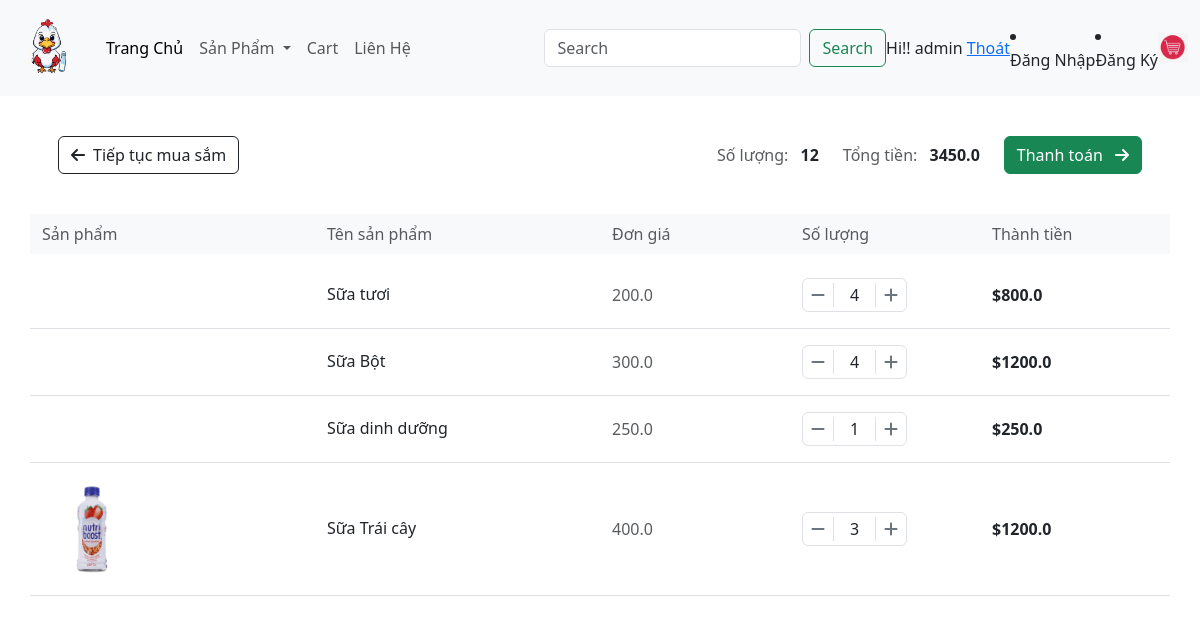
The app's page /cart/ (signed in), older data.
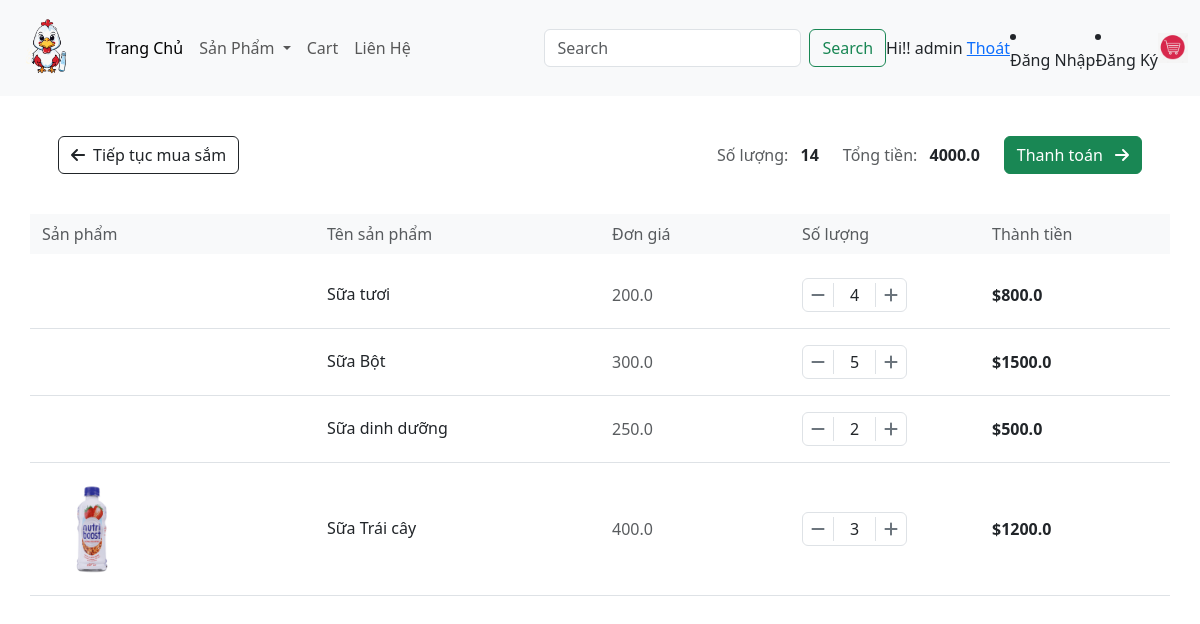
The same page, newer data.
### app/models.py (models this page shows, shortened)
class Order(models.Model):
    Customer = models.ForeignKey(User, on_delete=models.SET_NULL, null=True, blank=False)
    date_order = models.DateTimeField(auto_now_add=True)
    complete = models.BooleanField(default=False, null=True, blank=False)
    transaction_id = models.CharField(max_length=200, null = True)
    @property
    def get_cart_items(self):
        orderitems = self.orderitem_set.all()
        total = sum([item.quantity for item in orderitems ])
        return total
    @property
    def get_cart_total(self):
        orderitems = self.orderitem_set.all()
        total = sum([item.get_total for item in orderitems ])
        return total

class OrderItem(models.Model):
    product = models.ForeignKey(Product, on_delete=models.SET_NULL,blank=True, null=True)
    order = models.ForeignKey(Order, on_delete=models.SET_NULL,blank=True, null=True)
    quantity = models.IntegerField(default=0, null=True, blank=False)
    date_added = models.DateTimeField(auto_now_add=True)
    @property
    def get_total(self):
        total = self.product.price * self.quantity
        return total

class Product(models.Model):
    name = models.CharField(max_length=200, null=True)
    price = models.FloatField()
    digital = models.BooleanField(default=False, null=True, blank=False)
    image = models.ImageField(null=True, blank=True)
    @property
    def ImageURL(self):
        try:
            url = self.image.url
        except:
            url = ''
        return url

### app/views.py (the view)
# urls.py: path('cart/', views.cart, name="cart"),
def cart(request):
    if request.user.is_authenticated:
        customer = request.user
        order, created = Order.objects.get_or_create(Customer=customer, complete=False)
        items = order.orderitem_set.all()
    else:
        items = []
        order = {'get_cart_total':0, 'get_cart_items':0}
        order = {'order.get_cart_items':0,'order.get_cart_total':0}
    context = {'items': items, 'order': order}
    return render(request, 'app/cart.html', context)

### app/templates/app/cart.html (shortened to what this page needs)
{% extends 'app/base.html' %}
{% load static %}
{% block cart_content %}
<div class="container py-4" style='width:100%'>
	<div class="row mb-4">
		<div class="col-12">
			<div class="box-element p-3">
				<div class="d-flex justify-content-between align-items-center">
					<a class="btn btn-outline-dark" href="{% url 'home' %}">
						<i class="fas fa-arrow-left me-2"></i>Tiếp tục mua sắm
					</a>
					<div class="d-flex align-items-center">
						<div class="me-4">
							<span class="text-muted">Số lượng:</span>
							<strong class="ms-2">{{order.get_cart_items}}</strong>
						</div>
						<div class="me-4">
							<span class="text-muted">Tổng tiền:</span>
							<strong class="ms-2">{{order.get_cart_total}}</strong>
						</div>
						<a class="btn btn-success" href="{% url 'checkout' %}">
							Thanh toán <i class="fas fa-arrow-right ms-2"></i>
						</a>
					</div>
				</div>
			</div>
		</div>
	</div>
	<div class="row bg-light py-2 mb-2 d-none d-md-flex">
		<div class="col-md-3 text-muted">Sản phẩm</div>
		<div class="col-md-3 text-muted">Tên sản phẩm</div>
		<div class="col-md-2 text-muted">Đơn giá</div>
		<div class="col-md-2 text-muted">Số lượng</div>
		<div class="col-md-2 text-muted">Thành tiền</div>
	</div>
	{% for item in items %}
	<div class="row py-3 border-bottom align-items-center"data-product="{{item.product.id}}">
		<div class="col-md-3 col-6">
			<img class="img-fluid rounded" style="max-width: 100px;" src="{{item.product.ImageURL}}">
		</div>
		<div class="col-md-3 col-6">
			<h6 class="mb-0">{{item.product.name}}</h6>
		</div>
		<div class="col-md-2 col-4 mt-3 mt-md-0">
			<span class="text-muted">{{item.product.price}} </span>
		</div>
		<div class="col-md-2 col-4 mt-3 mt-md-0">
			<div class="quantity-wrapper d-flex align-items-center">
				<div class="quantity-controls d-flex align-items-center border rounded">
					<button class="btn btn-quantity px-2 py-1" data-action="remove">
						<i class="fas fa-minus"></i>
					</button>
					<span class="quantity px-3">{{item.quantity}}</span>
					<button class="btn btn-quantity px-2 py-1" data-action="add">
						<i class="fas fa-plus"></i>
					</button>
				</div>
			</div>
		</div>
		<div class="col-md-2 col-4 mt-3 mt-md-0">
			<strong>${{item.get_total}}</strong>
		</div>
	</div>
	{% endfor %}
</div>
{% endblock cart_content %}

Row changes from the older to the newer data that the page shows:
changed through a linked row, Order: get_cart_items "12" → "14"; get_cart_total "3450.0" → "4000.0"
changed OrderItem "Sữa Bột": quantity "4" → "5"; get_total "1200.0" → "1500.0"
changed OrderItem "Sữa dinh dưỡng": quantity "1" → "2"; get_total "250.0" → "500.0"
